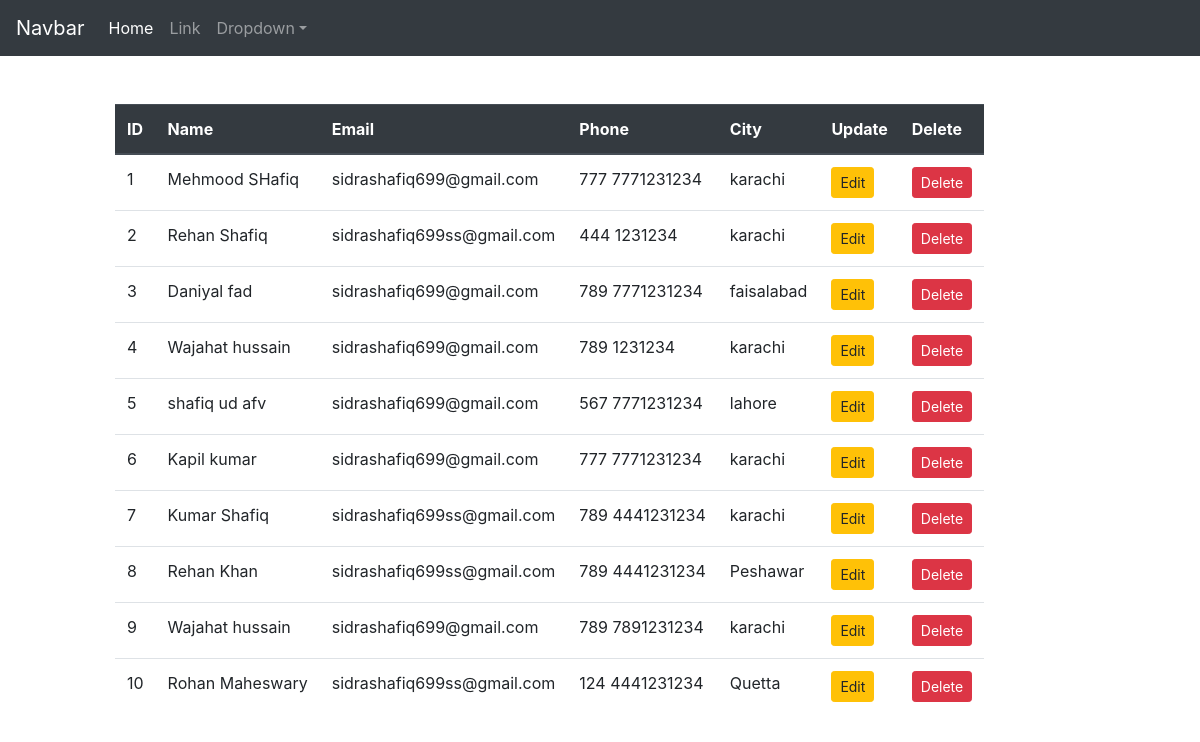
Screenshot of /Components/table.php with the database file from the repository.
### tables this page shows
CREATE TABLE `info` (
  `id` int(3) NOT NULL,
  `fname` varchar(255) DEFAULT NULL,
  `lname` varchar(255) NOT NULL,
  `email` varchar(255) NOT NULL,
  `Acode` varchar(255) NOT NULL,
  `Pno` varchar(255) NOT NULL,
  `address1` varchar(255) NOT NULL,
  `address2` varchar(255) NOT NULL,
  `city` varchar(255) NOT NULL,
  `state` varchar(255) NOT NULL,
  `postal` int(255) NOT NULL,
  `sample` varchar(255) NOT NULL,
  `notes` varchar(255) NOT NULL
);

### Components/table.php (the view, shortened to what this page needs)
<?php
$servername = "localhost";
$username = "root";
$password = "";
$dbname = "task";
$conn = new mysqli($servername, $username, $password, $dbname);
?>
<!DOCTYPE html>
<html lang="en">
<head>
    <link rel="stylesheet" href="../fontawesome/css/all.css">
    <link rel="stylesheet" href="../css/bootstrap.min.css">
</head>
<body>
    <nav class="navbar navbar-expand-sm navbar-dark bg-dark mb-5">
        <a class="navbar-brand" href="#">Navbar</a>
        <div class="collapse navbar-collapse" id="collapsibleNavId">
            <ul class="navbar-nav mr-auto mt-2 mt-lg-0">
                <li class="nav-item active">
                    <a class="nav-link" href="../index.php">Home <span class="sr-only">(current)</span></a>
                </li>
                <li class="nav-item">
                    <a class="nav-link" href="#">Link</a>
                </li>
                <li class="nav-item dropdown">
                    <a class="nav-link dropdown-toggle" href="#" id="dropdownId" data-toggle="dropdown" aria-haspopup="true" aria-expanded="false">Dropdown</a>
                </li>
            </ul>
        </div>
    </nav>
    <div class="container-fluid">
        <div class="row ">
            <div class="col-10 offset-1">
                <table class="table table-hover table-inverse table-responsive">
                    <thead class="thead-inverse thead-dark">
                        <tr>
                            <th>ID</th>
                            <th>Name</th>
                            <th>Email</th>
                            <th>Phone</th>
                            <th>City</th>
                            <th>Update</th>
                            <th>Delete</th>
                        </tr>
                    </thead>
                    <tbody>
                        <?php
                        $sql = "SELECT * FROM info";
                        $result = $conn->query($sql);
                        while ($row = mysqli_fetch_assoc($result)) {
                            echo "<tr>";
                            echo "<td>" . $row['id'] . "</td>";
                            echo "<td>" . $row['fname'] . " " . $row['lname'] . "</td>";
                            echo "<td>" . $row['email'] . "</td>";
                            echo "<td>" . $row['Acode'] . " " . $row['Pno'] . "</td>";
                            echo "<td>" . $row['city'] . "</td>";
                            echo '<td><form action="update.php" method="POST"><input type="hidden" name="id" value=' . $row["id"] . '> <input type="submit" class="btn btn-warning btn-sm" name="Edit" value="Edit"></form></td>';
                            echo '<td><form action="" method="POST"><input type="hidden" name="id" value=' . $row["id"] . '> <input type="submit" class="btn btn-danger btn-sm" name="delete" value="Delete"></form></td>';
                            echo "</tr>";
                        }
                        ?>
                    </tbody>
                </table>
            </div>
        </div>
    </div>
</body>
</html>

### rows the page displays
info: id "1", fname "Mehmood", lname "SHafiq", email "sidrashafiq699@gmail.com", Acode "777", Pno "7771231234", city "karachi"
info: id "2", fname "Rehan", lname "Shafiq", email "sidrashafiq699ss@gmail.com", Acode "444", Pno "1231234", city "karachi"
info: id "3", fname "Daniyal", lname "fad", email "sidrashafiq699@gmail.com", Acode "789", Pno "7771231234", city "faisalabad"
info: id "4", fname "Wajahat", lname "hussain", email "sidrashafiq699@gmail.com", Acode "789", Pno "1231234", city "karachi"
info: id "5", fname "shafiq ud", lname "afv", email "sidrashafiq699@gmail.com", Acode "567", Pno "7771231234", city "lahore"
info: id "6", fname "Kapil", lname "kumar", email "sidrashafiq699@gmail.com", Acode "777", Pno "7771231234", city "karachi"
info: id "7", fname "Kumar", lname "Shafiq", email "sidrashafiq699ss@gmail.com", Acode "789", Pno "4441231234", city "karachi"
info: id "8", fname "Rehan", lname "Khan", email "sidrashafiq699ss@gmail.com", Acode "789", Pno "4441231234", city "Peshawar"
info: id "9", fname "Wajahat", lname "hussain", email "sidrashafiq699@gmail.com", Acode "789", Pno "7891231234", city "karachi"
info: id "10", fname "Rohan", lname "Maheswary", email "sidrashafiq699ss@gmail.com", Acode "124", Pno "4441231234", city "Quetta"
